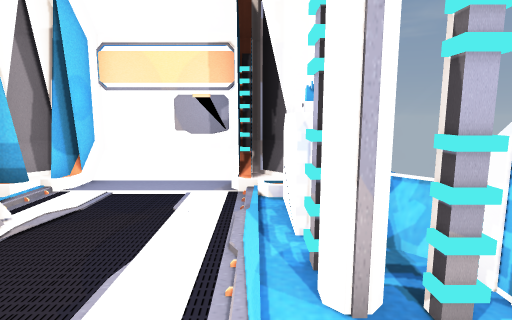
view 1 (above)

14 first-person views from a walk through a 3-D level made in the Unity game engine. The camera is 1.4 m above the floor, tilts 8° down and sees 80° across. The floor is counted in squares, 0.9 m on a side. Each view is taken from the middle of a square. On the plan, view 1 faces up. The plan holds only what a view shows up to about 15 squares ahead; the rest is blank. The place goes on beyond the plan. The player is left out. Door leaves are left out, so doorways stand open. Some surface patterns are stand-ins.

view 2
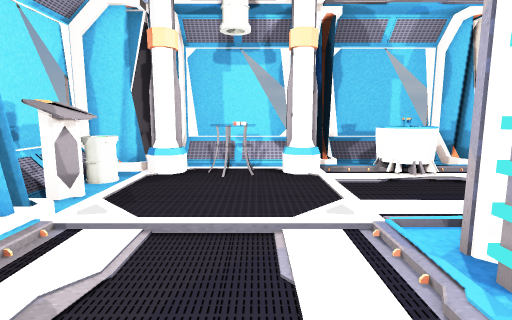

view 3
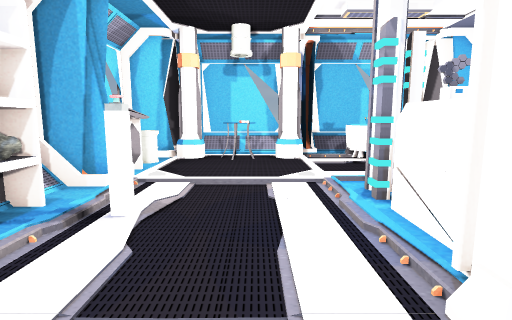

view 4
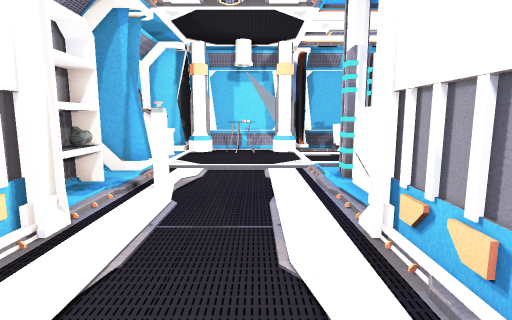

view 5
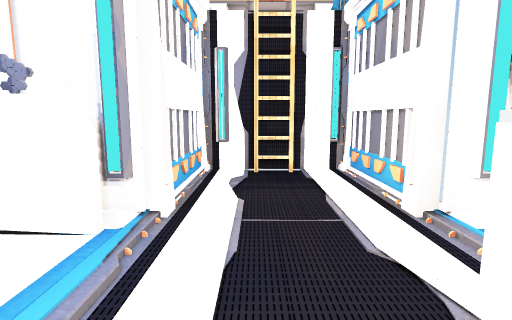

view 6
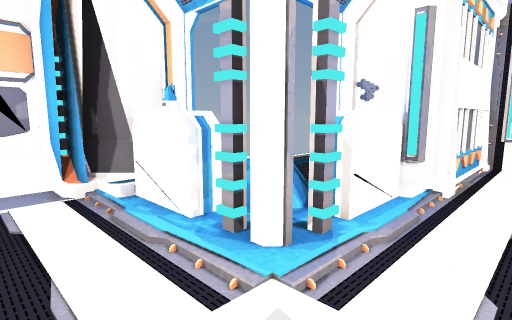

view 7
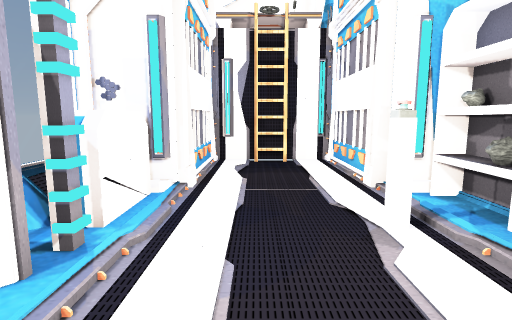

view 8
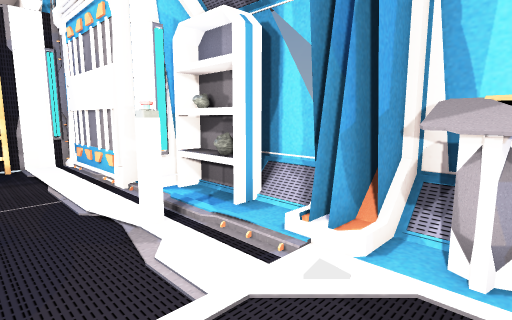

view 9
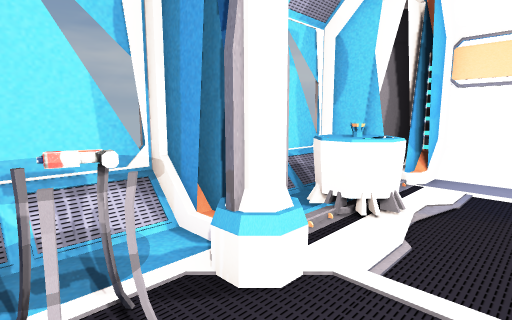

view 10
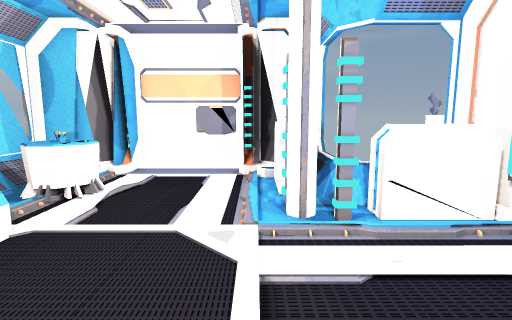

view 11
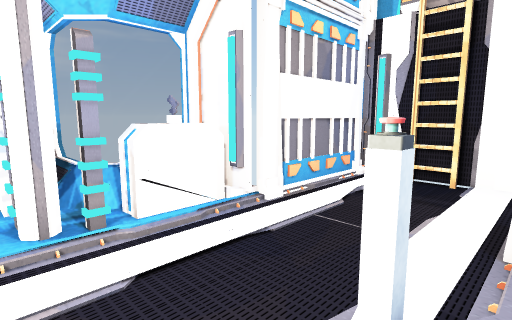

view 12
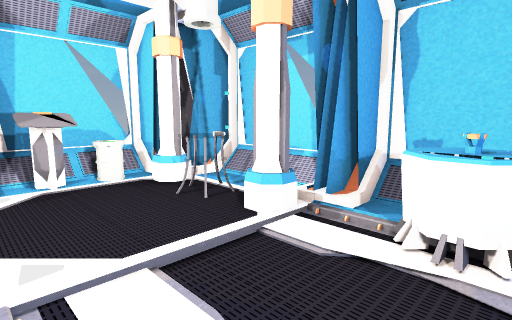

view 13
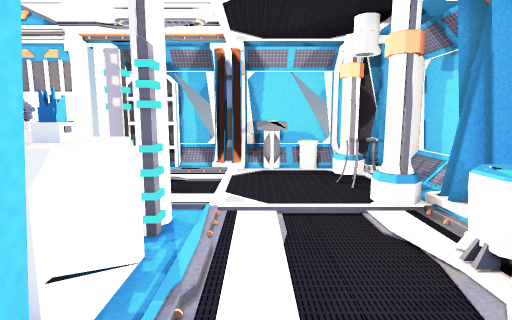

view 14
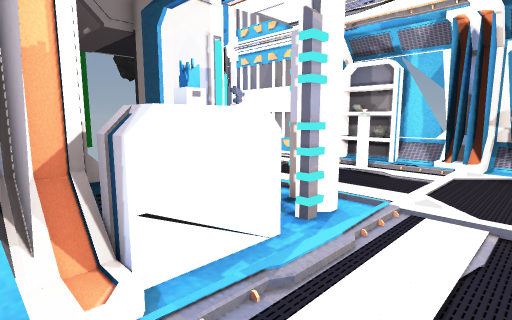

### Floor plan
Key: @ floor where view 1 was taken; # wall or solid block; . main floor; : floor 0.25 m higher than the main floor; / step, stairs or slope; D open door; = window, fence, low wall or low ledge; S shelf; P projector; C column; B bin; N console; L ladder; O other object.
Columns run from 7 left of view 1 to 10 right of it. Each row starts with its distance up from view 1.
  9   ######
  8  ##/::/##
  7  ##/...###
  6 ##/..../S#
  5 =/P/.../S#
  4 =/PP....S####
  3 =/...../CSSS#
  2 ###..../CSSS######
  1 ##CC........D....#
  0  #.O...@....D....#
 -1  #OO.../....D...L#
 -2  #CC.../.O..D....#
 -3  ##CBNN/.O..D#####
 -4  ###BNN#/#S##
 -5    #==##===#

Positions as (right, up) in squares from view 1, and headings:
1: (0, 0), facing up
2: (4, 0), facing left
3: (7, 0), facing left
4: (9, 0), facing left
5: (0, 0), facing right
6: (-2, 0), facing up-right
7: (-2, 0), facing right
8: (-2, 0), facing down-right
9: (-2, -1), facing up-left
10: (0, -3), facing up
11: (0, -3), facing up-right
12: (0, 5), facing down-left
13: (-1, 8), facing down
14: (-2, 7), facing down-right
